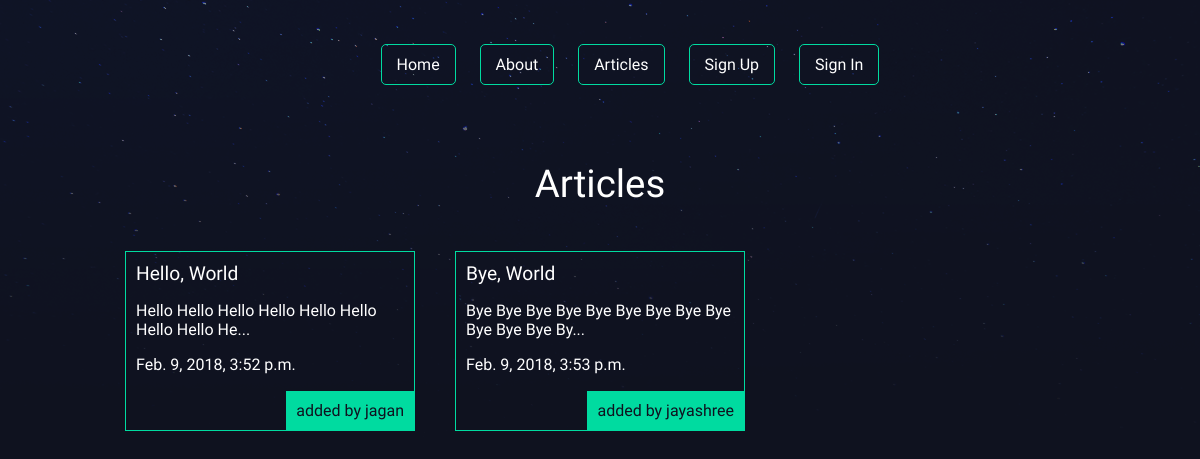
The page /articles/ on the database as committed earlier.
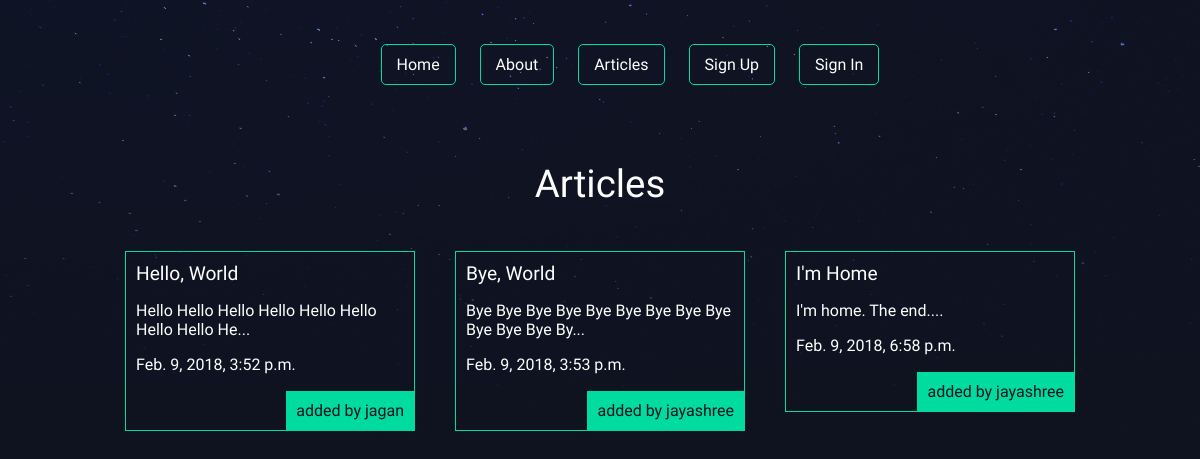
The same page on the database as committed later.
### articles/models.py (models this page shows, shortened)
class Article(models.Model):  # Inheriting basic functionaliites
    title = models.CharField(max_length=100)
    slug = models.SlugField()
    body = models.TextField()
    date = models.DateTimeField(auto_now_add=True)
    thumbnail = models.ImageField(default='default.png',blank=True)
    author = models.ForeignKey(User,default=None,on_delete=models.CASCADE)
    def snippet(self):
        return self.body[:50] + "..."

### articles/views.py (the view)
# urls.py: path('articles/',include('articles.urls')),
def articles(request):
	articles = Article.objects.all().order_by('date')
	context = {
		"articles" : articles
	}
	return render(request,'articles/articles.html',context)

### articles/templates/articles/articles.html (shortened to what this page needs)
{% extends 'layout.html' %}
{% block content %}
<h1>Articles</h1>
<div class="articles">
	{% for article in articles %}
	<a href="{% url 'articles:details' slug=article.slug %}"><div class="article">
		<h2> {{article.title}}</h2>
		<p>{{ article.snippet }} </p>
		<p>{{ article.date }} </p>
		<p class="author">added by {{ article.author.username }} </p>
	</div></a>
	{% endfor %}
</div>
{% endblock %}

### templates/layout.html (shortened to what this page needs)
{% load static from staticfiles %}
<!DOCTYPE html>
<html>
<head>
	<link rel="stylesheet" type="text/css" href="{% static 'styles.css' %}">
</head>
<header class="wrapper">
	<nav>
		<ol>
			<li><a href="/">Home</a></li>
			<li><a href="/about">About</a></li>
			<li><a href="/articles">Articles</a></li>
			{% if user.is_authenticated %}
				<li><a class="highlight" href="/articles/create">Create</a></li>
				<li>
					<form class="logout-link" action="{% url 'accounts:signout' %}" method="post">
						{% csrf_token %}
						<button type="submit">Logout</button>
					</form>
				</li>
			{% else %}
				<li><a href="/accounts/signup">Sign Up</a></li>
				<li><a href="/accounts/signin">Sign In</a></li>
			{% endif %}
		</ol>
	</nav>
</header>
<body>
	<div class="wrapper">
		{% block content %}
		{% endblock %}
	</div>
</body>
</html>

### assets/styles.css (style rules this page uses)
body { background-color: #0f121f; background-image: url(/static/stars.png); background-repeat-y: no-repeat; color: #fff; }
body * { font-family: 'Raleway', sans-serif; }
h1, h2, h3, h4, h5 { font-weight: normal; margin: 0; }
a, a:hover, a:visited { padding: 5px 5px; color: #fff; text-decoration: none; }
.wrapper { max-width: 960px; margin: 0 auto; }
div.wrapper > h1 { text-align: center; margin: 40px auto; font-size: 2.4em }
header { padding: 20px 0; display: grid; }
nav { margin: 0 auto; }
nav li { display: inline-block; list-style-type: none; margin-left: 20px; }
.articles { display: grid; grid-template-columns: 1fr 1fr 1fr; grid-gap: 30px; }
.article { padding: 10px; border: 1px solid #00dba0; position: relative; padding-bottom: 40px; }
.article h2 { font-size: 1.2em; }
.article .author { padding: 10px; background: #00dba0; position: absolute; right: 0; bottom: 0; margin: 0; color: #0f121f; }
nav li { border: 1px solid #00dba0; padding: 10px; border-radius: 5px; }

Rows that differ between the two databases and show on the page:
added Article: title "I'm Home", snippet "I'm home. The end....", date "Feb. 9, 2018, 6:58 p.m.", author.username "jayashree"
